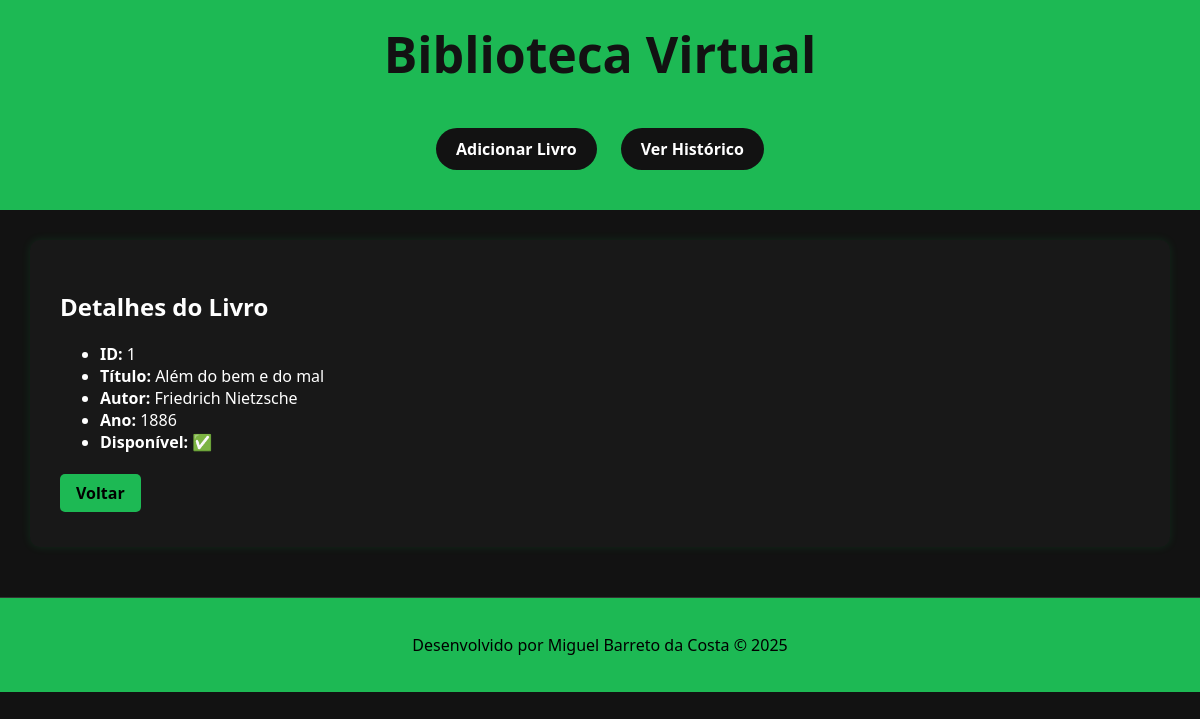
Page /detalhes/1 on the committed database.
### tables this page shows
CREATE TABLE livros (
            id INTEGER PRIMARY KEY AUTOINCREMENT,
            titulo TEXT NOT NULL,
            autor TEXT NOT NULL,
            ano TEXT NOT NULL,
            disponivel INTEGER NOT NULL DEFAULT 1
        );

### app.py (the view)
@app.route('/detalhes/<int:id>')
def detalhes(id):
    livro = buscar_livro_por_id(id)  # sua função para buscar o livro no DB
    if livro is None:
        return "Livro não encontrado", 404
    return render_template('detalhes.html', livro=livro)

### db.py (called while the page is built)
def criar_conexao():
    return sqlite3.connect('biblioteca.db')

def buscar_livro_por_id(id):
    conn = criar_conexao()
    cursor = conn.cursor()
    cursor.execute('SELECT * FROM livros WHERE id = ?', (id,))
    livro = cursor.fetchone()
    conn.close()
    return livro

### templates/detalhes.html
{% extends "base.html" %}
{% block conteudo %}
<h2>Detalhes do Livro</h2>
<ul>
    <li><strong>ID:</strong> {{ livro[0] }}</li>
    <li><strong>Título:</strong> {{ livro[1] }}</li>
    <li><strong>Autor:</strong> {{ livro[2] }}</li>
    <li><strong>Ano:</strong> {{ livro[3] }}</li>
    <li><strong>Disponível:</strong> {{ '✅' if livro[4] else '❌' }}</li>
</ul>
<a class="button-link" href="{{ url_for('index') }}">Voltar</a>
{% endblock %}

### static/styles.css (style rules this page uses)
body { margin: 0; padding: 0; font-family: 'Segoe UI', sans-serif; background-color: #121212; color: #ffffff; }
a.button-link { display: inline-block; margin: 5px 10px 5px 0; padding: 8px 16px; background-color: #1DB954; color: #000; text-decoration: none; border-radius: 5px; font-weight: bold; }

### rows in the picture
livros: id "1", titulo "Além do bem e do mal", autor "Friedrich Nietzsche", ano "1886", disponivel "✅"
